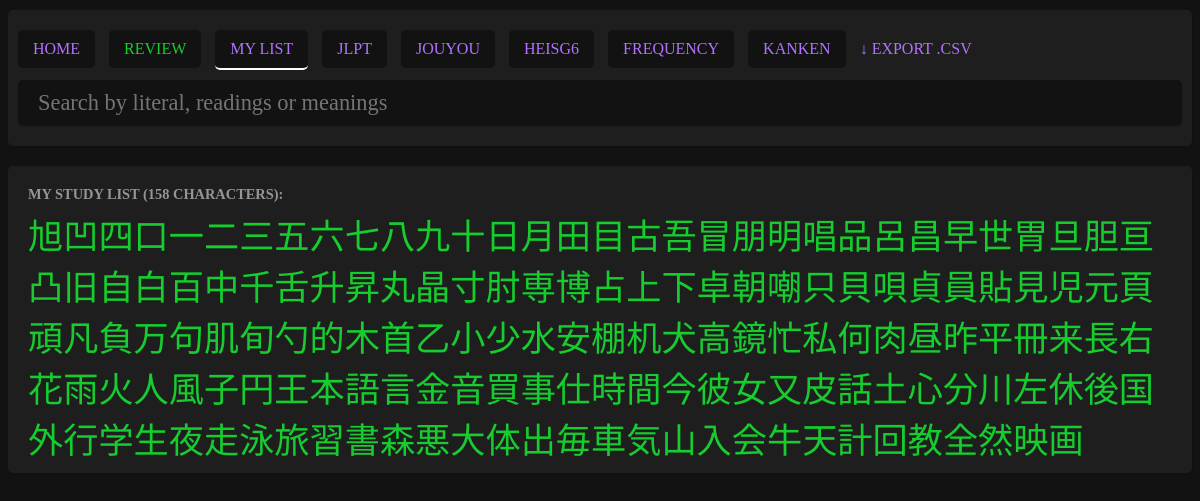
The page /pages/list.php?list=my_list on the database as committed earlier.
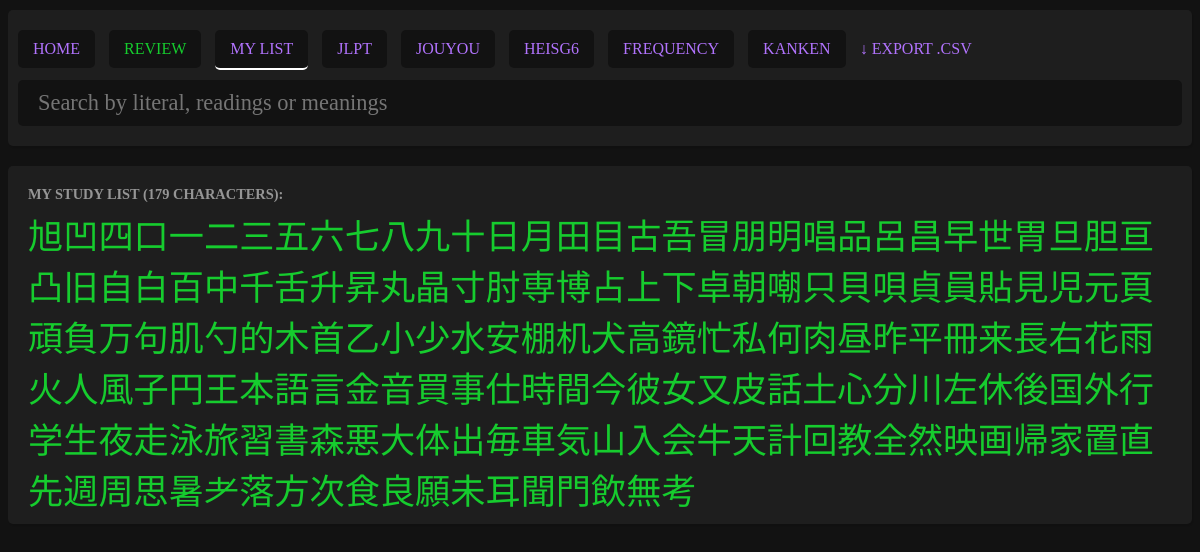
The same page on the database as committed later.
### tables this page shows
CREATE TABLE "kanjis" (
	"literal"	TEXT NOT NULL UNIQUE,
	"meanings"	TEXT NOT NULL,
	"onReadings"	TEXT,
	"kunReadings"	TEXT,
	"strokes"	INTEGER,
	"jlpt"	INTEGER,
	"frequency"	INTEGER,
	"grade"	INTEGER,
	"heisg6"	INTEGER,
	"components"	TEXT,
	"other_forms"	TEXT, "kanken" INTEGER NULL,
	PRIMARY KEY("literal")
);

### pages/list.php (the view, shortened to what this page needs)
<?php require '../parts/header.php'; ?>
<?php if (!isset($_GET['list'])): ?>
<div class="list">
    No list selected.
</div>
<?php else: ?>
<?php
$myPDO = new PDO('sqlite:../data/kanjis.db');
function loop_entries($entries) {
    $text = '';
    foreach($entries as $entry) {
        $text .= '<a href="kanji.php?literal='.$entry['literal'].'"';
        if($entry['added'] == 1) $text .= ' class="added"';
        $text .= '>'.$entry['literal'].'</a>';
    }
    return $text;
}
?>
<div class="list">
    <?php if($_GET['list'] == 'jlpt'): ?>
        <?php
            echo text_jlpt($myPDO, 5);
            echo text_jlpt($myPDO, 4);
            echo text_jlpt($myPDO, 3);
            echo text_jlpt($myPDO, 2);
            echo text_jlpt($myPDO, 1);
        ?>
    <?php elseif($_GET['list'] == 'my_list'): ?>
        <?php
            $sql = "SELECT kanjis.literal, kanjis_study.added FROM kanjis JOIN kanjis_study ON kanjis.literal = kanjis_study.literal WHERE kanjis_study.added = 1";
            $stmt = $myPDO->query($sql);
            $entries = $stmt->fetchAll();
        ?>
        <div class="title">MY STUDY LIST (<?php echo count($entries); ?> characters):</div>
        <?php echo loop_entries($entries); ?>
    <?php else: ?>
            No such list.
    <?php endif;  ?>
</div>
<?php endif;  ?>
<?php require '../parts/footer.php'; ?>

Rows that differ between the two databases and show on the page:
no longer on this page (row unchanged): kanjis: literal "凡"
no longer on this page (row edited): kanjis: literal "旬"
now on this page (row edited): kanjis: literal "帰"
now on this page (row edited): kanjis: literal "家"
now on this page (row edited): kanjis: literal "置"
now on this page (row edited): kanjis: literal "直"
now on this page (row edited): kanjis: literal "先"
now on this page (row edited): kanjis: literal "週"
now on this page (row edited): kanjis: literal "周"
now on this page (row edited): kanjis: literal "思"
now on this page (row edited): kanjis: literal "暑"
now on this page (row edited): kanjis: literal "耂"
now on this page (row edited): kanjis: literal "落"
now on this page (row edited): kanjis: literal "方"
now on this page (row edited): kanjis: literal "次"
now on this page (row edited): kanjis: literal "食"
now on this page (row unchanged): kanjis: literal "良"
now on this page (row edited): kanjis: literal "願"
now on this page (row unchanged): kanjis: literal "未"
now on this page (row unchanged): kanjis: literal "耳"
now on this page (row edited): kanjis: literal "聞"
now on this page (row unchanged): kanjis: literal "門"
now on this page (row edited): kanjis: literal "飲"
now on this page (row edited): kanjis: literal "無"
now on this page (row edited): kanjis: literal "考"
Other text that changed with them:
count($entries): "158" → "179"
